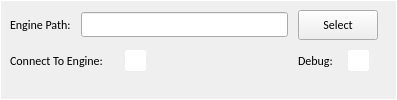
     <widget class="QGroupBox" name="Group4_Editor">
      <property name="sizePolicy">
       <sizepolicy hsizetype="Expanding" vsizetype="Expanding">
        <horstretch>0</horstretch>
        <verstretch>0</verstretch>
       </sizepolicy>
      </property>
      <property name="maximumSize">
       <size>
        <width>16777215</width>
        <height>100</height>
       </size>
      </property>
      <property name="font">
       <font>
        <family>Calibri</family>
        <pointsize>10</pointsize>
        <weight>3</weight>
        <italic>false</italic>
        <bold>false</bold>
       </font>
      </property>
      <property name="styleSheet">
       <string notr="true">QGroupBox{
	font: 25 10pt &quot;Calibri&quot;;
	color: white;
	border: 1px solid white;
}
</string>
      </property>
      <property name="title">
       <string/>
      </property>
      <property name="flat">
       <bool>true</bool>
      </property>
      <widget class="QWidget" name="formLayoutWidget_3">
       <property name="geometry">
        <rect>
         <x>0</x>
         <y>0</y>
         <width>388</width>
         <height>100</height>
        </rect>
       </property>
       <property name="font">
        <font>
         <family>PMingLiU</family>
         <pointsize>9</pointsize>
        </font>
       </property>
       <layout class="QFormLayout" name="formLayout_Editor">
        <property name="sizeConstraint">
         <enum>QLayout::SetMaximumSize</enum>
        </property>
        <property name="fieldGrowthPolicy">
         <enum>QFormLayout::ExpandingFieldsGrow</enum>
        </property>
        <property name="horizontalSpacing">
         <number>10</number>
        </property>
        <property name="verticalSpacing">
         <number>10</number>
        </property>
        <property name="leftMargin">
         <number>10</number>
        </property>
        <property name="topMargin">
         <number>10</number>
        </property>
        <property name="rightMargin">
         <number>10</number>
        </property>
        <property name="bottomMargin">
         <number>10</number>
        </property>
        <item row="0" column="0" colspan="2">
         <layout class="QHBoxLayout" name="h_layout_engine_path">
          <item>
           <widget class="QLabel" name="label_engine_path">
            <property name="font">
             <font>
              <family>Calibri</family>
              <pointsize>9</pointsize>
             </font>
            </property>
            <property name="text">
             <string>Engine Path:</string>
            </property>
           </widget>
          </item>
          <item>
           <widget class="QLineEdit" name="line_edit_engine_path">
            <property name="sizePolicy">
             <sizepolicy hsizetype="Expanding" vsizetype="Fixed">
              <horstretch>0</horstretch>
              <verstretch>0</verstretch>
             </sizepolicy>
            </property>
            <property name="minimumSize">
             <size>
              <width>175</width>
              <height>25</height>
             </size>
            </property>
            <property name="font">
             <font>
              <family>Calibri</family>
              <pointsize>9</pointsize>
             </font>
            </property>
            <property name="readOnly">
             <bool>true</bool>
            </property>
           </widget>
          </item>
          <item>
           <widget class="QPushButton" name="push_button_browse_engine_path">
            <property name="minimumSize">
             <size>
              <width>0</width>
              <height>30</height>
             </size>
            </property>
            <property name="font">
             <font>
              <family>Calibri</family>
              <pointsize>9</pointsize>
             </font>
            </property>
            <property name="text">
             <string>Select</string>
            </property>
           </widget>
          </item>
         </layout>
        </item>
        <item row="1" column="0" colspan="2">
         <layout class="QHBoxLayout" name="h_layout_connect_to_engine">
          <item>
           <widget class="QLabel" name="label_31">
            <property name="maximumSize">
             <size>
              <width>105</width>
              <height>16777215</height>
             </size>
            </property>
            <property name="font">
             <font>
              <family>Calibri</family>
              <pointsize>9</pointsize>
             </font>
            </property>
            <property name="layoutDirection">
             <enum>Qt::LeftToRight</enum>
            </property>
            <property name="frameShadow">
             <enum>QFrame::Plain</enum>
            </property>
            <property name="text">
             <string>Connect To Engine:</string>
            </property>
            <property name="textFormat">
             <enum>Qt::AutoText</enum>
            </property>
            <property name="scaledContents">
             <bool>false</bool>
            </property>
            <property name="wordWrap">
             <bool>false</bool>
            </property>
           </widget>
          </item>
          <item>
           <widget class="QCheckBox" name="checkBox_dsp">
            <property name="font">
             <font>
              <family>Calibri</family>
              <pointsize>9</pointsize>
             </font>
            </property>
            <property name="contextMenuPolicy">
             <enum>Qt::ActionsContextMenu</enum>
            </property>
            <property name="layoutDirection">
             <enum>Qt::LeftToRight</enum>
            </property>
            <property name="autoFillBackground">
             <bool>false</bool>
            </property>
            <property name="styleSheet">
             <string notr="true">
              QCheckBox::indicator {
              spacing: 5px;
              width: 15px;
              height: 15px;
              border-radius: 3px;
              }

              QCheckBox::indicator:checked {
              background-color: white;
              border: 3px solid white;
              image: url(../resources/checked.png);
              }

              QCheckBox::indicator:unchecked {
              background-color: white;
              border: 3px solid white;
              }
             </string>
            </property>
            <property name="text">
             <string/>
            </property>
            <property name="checkable">
             <bool>true</bool>
            </property>
            <property name="tristate">
             <bool>false</bool>
            </property>
           </widget>
          </item>
          <item>
           <widget class="QLabel" name="debug_mode_label">
            <property name="maximumSize">
             <size>
              <width>40</width>
              <height>16777215</height>
             </size>
            </property>
            <property name="font">
             <font>
              <family>Calibri</family>
              <pointsize>9</pointsize>
             </font>
            </property>
            <property name="visible">
             <bool>false</bool>
            </property>
            <property name="layoutDirection">
             <enum>Qt::LeftToRight</enum>
            </property>
            <property name="frameShadow">
             <enum>QFrame::Plain</enum>
            </property>
            <property name="text">
             <string>Debug:</string>
            </property>
            <property name="textFormat">
             <enum>Qt::AutoText</enum>
            </property>
            <property name="scaledContents">
             <bool>false</bool>
            </property>
            <property name="wordWrap">
             <bool>false</bool>
            </property>
           </widget>
          </item>
          <item>
           <widget class="QCheckBox" name="debug_mode_check_box">
            <property name="maximumSize">
             <size>
              <width>30</width>
              <height>16777215</height>
             </size>
            </property>
            <property name="font">
             <font>
              <family>Calibri</family>
              <pointsize>9</pointsize>
             </font>
            </property>
            <property name="contextMenuPolicy">
             <enum>Qt::ActionsContextMenu</enum>
            </property>
            <property name="visible">
             <bool>false</bool>
            </property>
            <property name="layoutDirection">
             <enum>Qt::LeftToRight</enum>
            </property>
            <property name="autoFillBackground">
             <bool>false</bool>
            </property>
            <property name="styleSheet">
             <string notr="true">
              QCheckBox::indicator {
              spacing: 5px;
              width: 15px;
              height: 15px;
              border-radius: 3px;
              }

              QCheckBox::indicator:checked {
              background-color: white;
              border: 3px solid white;
              image: url(../resources/checked.png);
              }

              QCheckBox::indicator:unchecked {
              background-color: white;
              border: 3px solid white;
              }
             </string>
            </property>
            <property name="text">
             <string/>
            </property>
            <property name="checkable">
             <bool>true</bool>
            </property>
            <property name="tristate">
             <bool>false</bool>
            </property>
           </widget>
          </item>
         </layout>
        </item>
       </layout>
      </widget>
     </widget>
